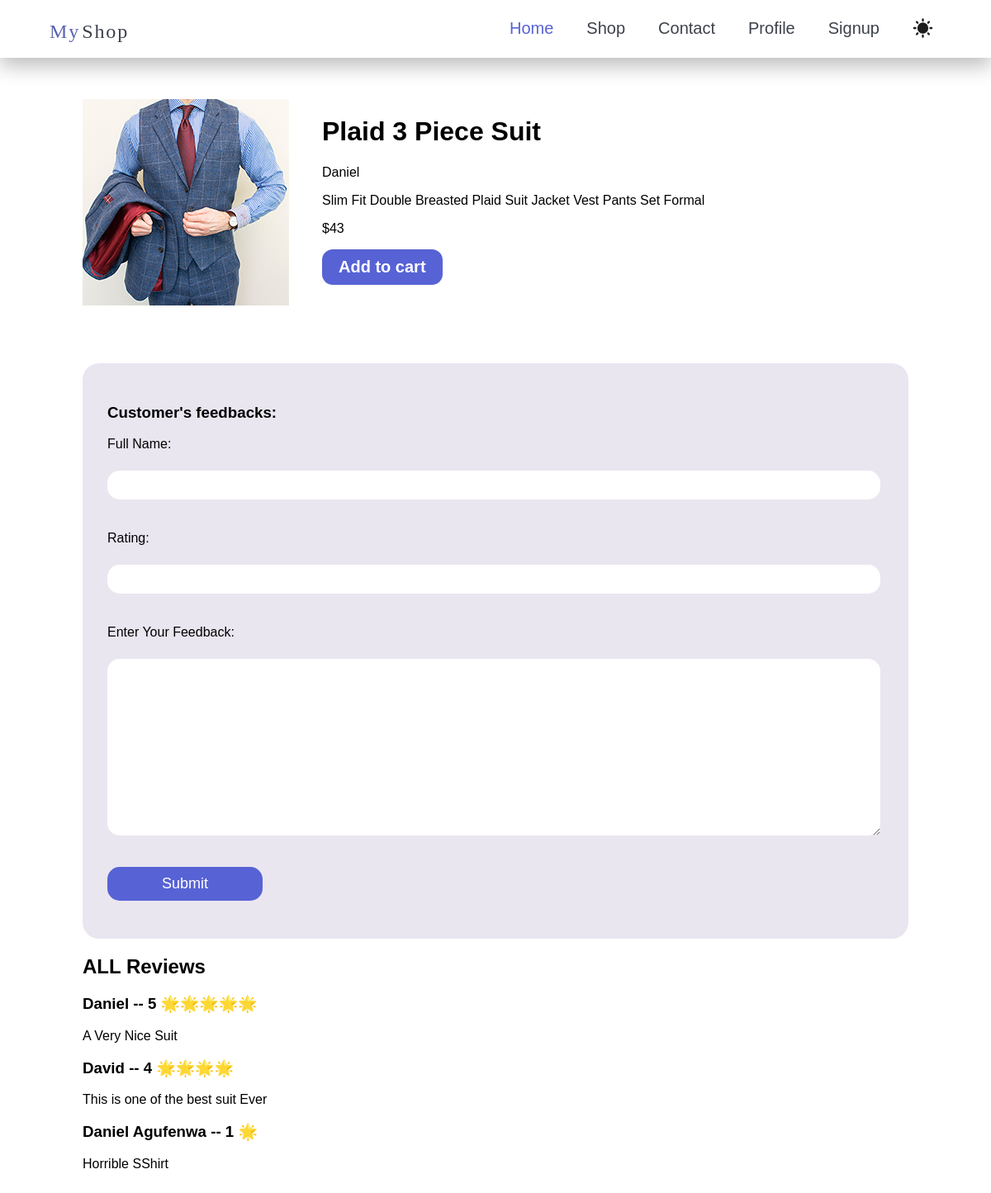
Page /products/Daniel/2 on the committed database.
### products/models.py (models this page shows, shortened)
class Products(models.Model):
    title = models.CharField(max_length=70, blank=True)
    description = models.TextField(blank=True)
    brand = models.ForeignKey(Brand ,on_delete= models.CASCADE, null=True)
    image = models.ImageField(blank=True ,upload_to="product-img")
    category = models.ManyToManyField(Category)
    price = models.PositiveIntegerField()
    slug = models.SlugField(blank=True)
    is_best_seller = models.BooleanField(default=False)

class Brand(models.Model):
    title = models.CharField(max_length=50)
    logo = models.ImageField(blank=True,)
    address = models.OneToOneField(Address,on_delete=models.DO_NOTHING,null=True,related_name="Products")

class Feedback(models.Model):
    name = models.CharField(max_length=40)
    rating = models.PositiveIntegerField()
    products = models.ForeignKey(Products,on_delete=models.CASCADE)
    text = models.TextField()

### products/views.py (the view, shortened to what this page needs)
# urls.py: path('products/<product_brand>/<product_slug>',views.product_page, name='product_page'),
def product_page(request,product_brand,product_slug):
    product = Products.objects.get(slug = product_slug)
    form = FeedbackForm()
    reviews = Feedback.objects.filter(products = product)
    if request.method  == "GET":
        return render(request, "products/product.html",{
        'product':product,
        'form':form,
        'reviews':reviews,
    })

### products/forms.py
class FeedbackForm(forms.Form):
    name = forms.CharField(required=True, label='Full Name')
    rating = forms.IntegerField(min_value=1,max_value=5)
    text = forms.CharField(label="Enter Your Feedback" ,widget= forms.Textarea)

### products/templates/products/product.html (shortened to what this page needs)
{% extends "base.html" %}
{% load static %}
{% block css %}{% static "product/product.css" %}{% endblock %}
{% block body %}
    {% include "includes/nav.html" %}
<div id="product-main-con">
    <main>
        <img src="{{product.image.url}}">
        <div>
                <h1>{{product.title}}</h1>
                <p>{{product.brand.title}}</p>
                <p>{{product.description}}</p>
                <p>${{product.price}}</p>
                <button>Add to cart</button>
            </div>
     </main>
<section id="feedback">
    <h3>Customer's feedbacks:</h3>
    <form method="POST">
{% for fields in form %}
    {{ fields.label_tag}}<br>
    {{fields}}<br>
    {% endfor %}
<button type="submit">Submit</button>
    </form>
</section>
<section>
    <h1>ALL Reviews</h1>
{% for review in reviews %}
    <h3>{{ review.name }}  -- {{review.rating}}
        {% if review.rating == 5 %}
            🌟🌟🌟🌟🌟
        {% elif  review.rating == 4 %}
            🌟🌟🌟🌟
        {% elif  review.rating == 3 %}
            🌟🌟🌟
        {% elif  review.rating == 2 %}
            🌟🌟
        {% else %}
        🌟
        {% endif %}
    </h3>
    <p>{{ review.text }}</p>
{% endfor %}
</section>
</div>
{% endblock %}

### products/static/product/product.css (style rules this page uses)
body { font-family: Arial, Helvetica, sans-serif; margin: 0; }
#product-main-con { width: 1000px;margin:50px auto; }
#product-main-con main { display: flex; width: 100%; column-gap: 40px; }
#product-main-con main button { background-color: #5762D5; font-size: 20px; color: white; font-weight: bold; border: none; padding: 10px 20px; border-radius: 13px; cursor: pointer; transition-duration: 0.3s; }
#feedback { padding: 30px; background-color: #E9E6F0; border-radius: 20px; margin-top: 70px; }
#feedback input, #feedback textarea { width: 97%; display: block; font-size: 18px; padding: 7px 12px; margin-bottom: 20px; border: none; border-radius: 15px; }
#feedback label { font-weight: 300; display: block; margin-bottom: 5px; }
#feedback button { border: none; border-radius: 15px; background-color: #5762D5; color: white; font-size: 18px; padding: 10px 30px; width: 20%; cursor: pointer; transition-duration: 0.3s; }

### rows in the picture
Products: image (picture), title "Plaid 3 Piece Suit", brand "Daniel", description "Slim Fit Double Breasted Plaid Suit Jacket Vest Pants Set Formal", price "43"
Feedback: name "Daniel", rating "5", text "A Very Nice Suit"
Feedback: name "David", rating "4", text "This is one of the best suit Ever"
Feedback: name "Daniel Agufenwa", rating "1", text "Horrible SShirt"

### other values in the picture
{{ fields.label_tag }} "Full Name:" "Rating:" "Enter Your Feedback:"
